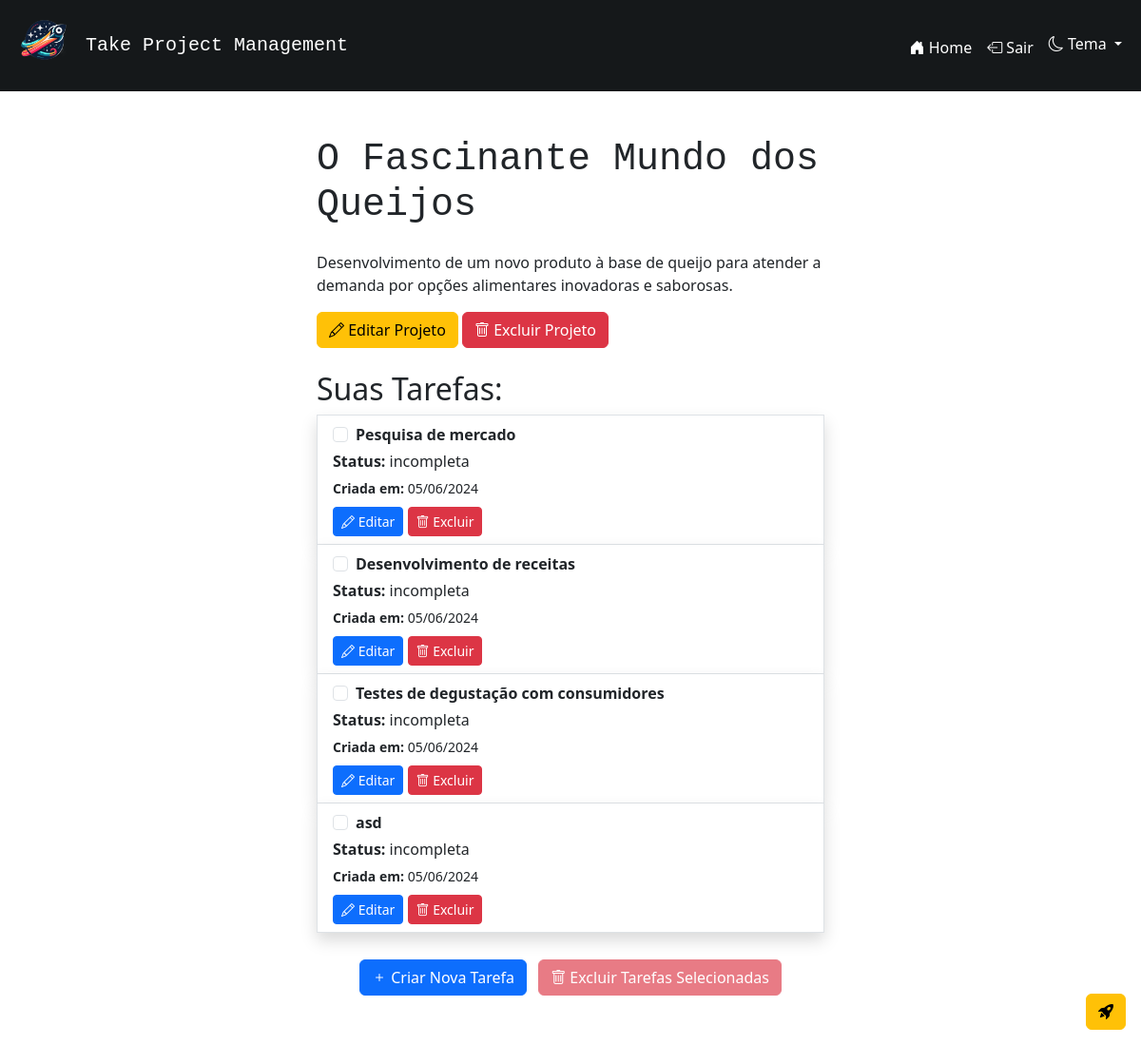
The app's page /projeto/3 (signed in), older data.
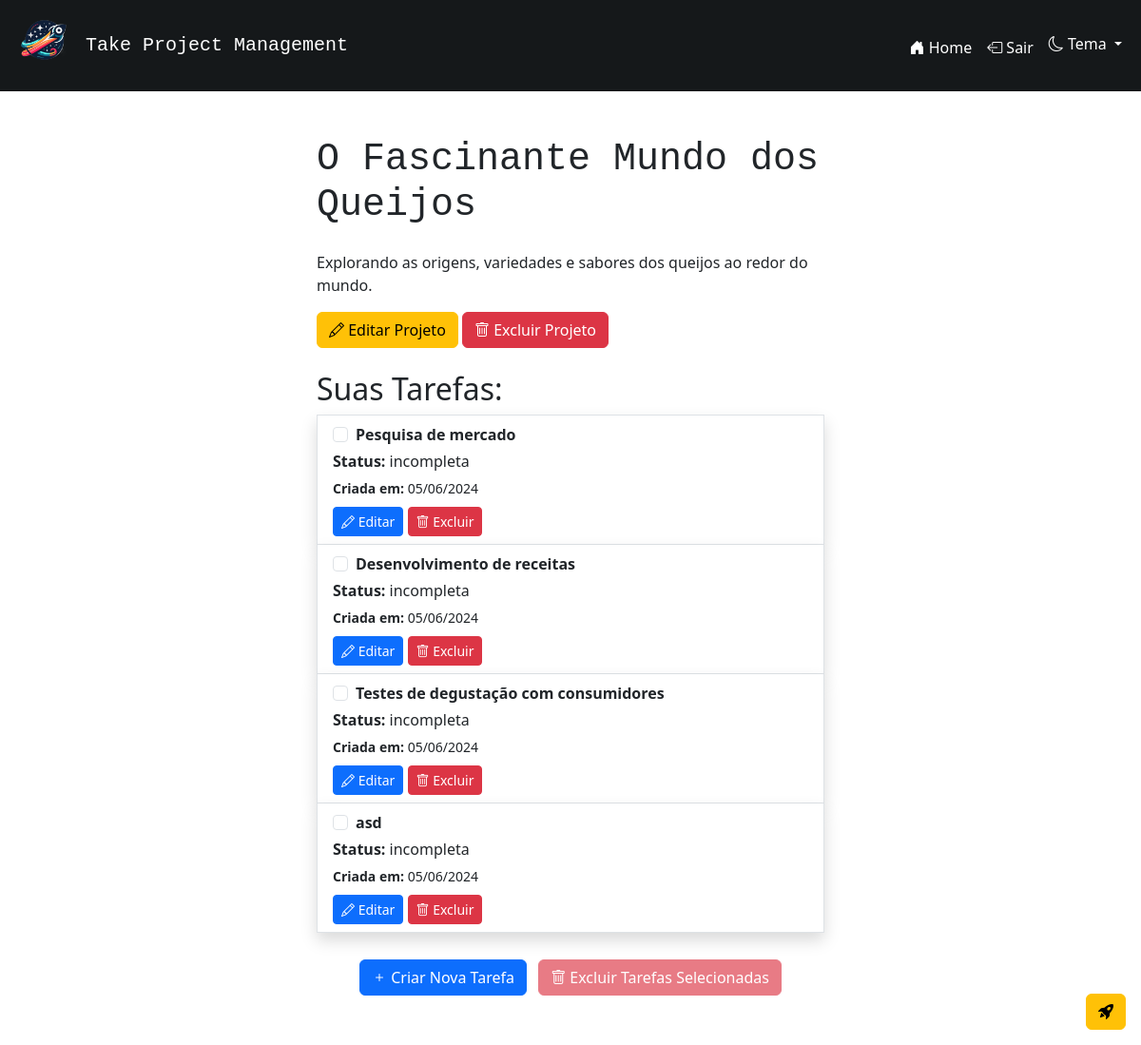
The same page, newer data.
### app.py (models this page shows, shortened)
class Projeto(db.Model):
    __tablename__ = 'projeto'
    id = db.Column(db.Integer, primary_key=True)
    nome_projeto = db.Column(db.String(80), nullable=False)
    descricao_projeto = db.Column(db.String())
    usuario_id = db.Column(db.Integer, db.ForeignKey('usuario.id'), nullable=False)
    usuario = db.relationship('Usuario', backref=db.backref('projetos', lazy=True))
    tarefas = db.relationship('Tarefa', backref='projeto_rel', cascade="all, delete-orphan", lazy=True)

### app.py (the view)
@app.route('/projeto/<int:projeto_id>')
def projeto_especifico(projeto_id):
    if not VerificarPermissoes.verificar_sessao():
        return redirect(url_for('index'))
    if not VerificarPermissoes.verificar_permissao_projeto(projeto_id):
        return redirect(url_for('index'))
    projeto = Projeto.query.get(projeto_id)
    if not projeto:
        flash('O projeto especificado não foi encontrado', 'warning')
        return redirect(url_for('index'))
    return render_template('projeto_especifico.html', projeto=projeto)

### app.py (called while the page is built)
    @staticmethod
    def verificar_permissao_projeto(projeto_id):
        projeto = Projeto.query.get(projeto_id)
        if not projeto or projeto.usuario_id != session['usuario_id']:
            flash('Você não tem permissão para acessar este projeto.', 'warning')
            return False
        return True

    @staticmethod
    def verificar_sessao():
        if 'usuario_id' in session:
            return True
        else:
            flash('Você não tem permissão para executar essa ação.', 'warning')
            return False

### templates/projeto_especifico.html (shortened to what the changed rows need)
{% extends 'base.html' %}
{% block content %}
<div class="container">
    <div class="row justify-content-center">
        <div class="col-md-6">
            <h1 class="mb-4 font-monospace">{{ projeto.nome_projeto }}</h1>
            <p class="card-text ">{% if projeto.descricao_projeto %} {{ projeto.descricao_projeto }} {% endif %}</p>
            <button type="button" class="btn btn-warning" data-bs-toggle="modal" data-bs-target="#modalEditarProjeto{{ projeto.id }}">
                <i class="bi bi-pencil"></i> Editar Projeto
            </button>
            <button type="button" class="btn btn-danger" data-bs-toggle="modal" data-bs-target="#modalExcluirProjeto{{ projeto.id }}">
                <i class="bi bi-trash"></i> Excluir Projeto
            </button>
            <h2 class="mt-4">Suas Tarefas:</h2>
            <div class="list-group">
                <form action=" {{ url_for('excluir_tarefas_selecionadas', projeto_id=projeto.id) }}" method="POST" id="formExcluirTarefas">
                </form>
            </div>
        </div>
    </div>
</div>
{% endblock %}

Row changes from the older to the newer data that the page shows:
changed Projeto "O Fascinante Mundo dos Queijos": descricao_projeto "Desenvolvimento de um novo produto à base de queijo para atender a demanda por opções alimentares inovadoras e saborosas." → "Explorando as origens, variedades e sabores dos queijos ao redor do mundo."
